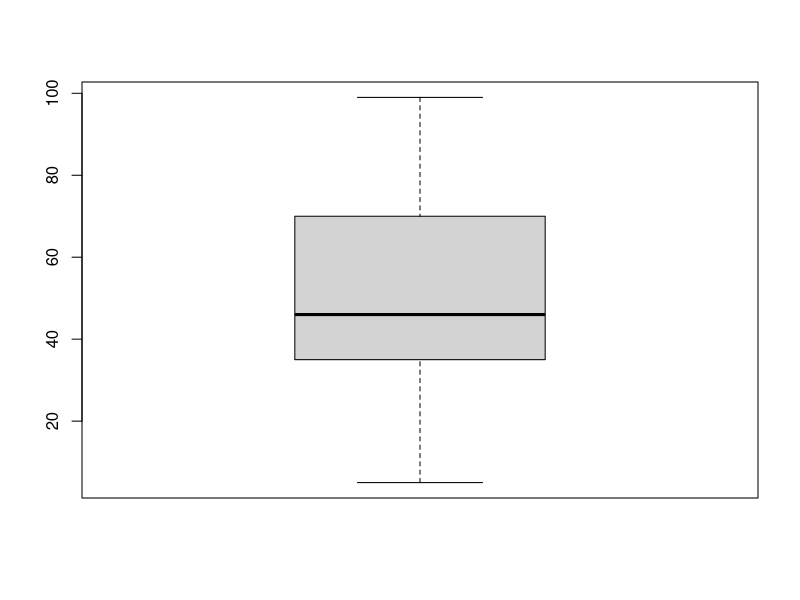
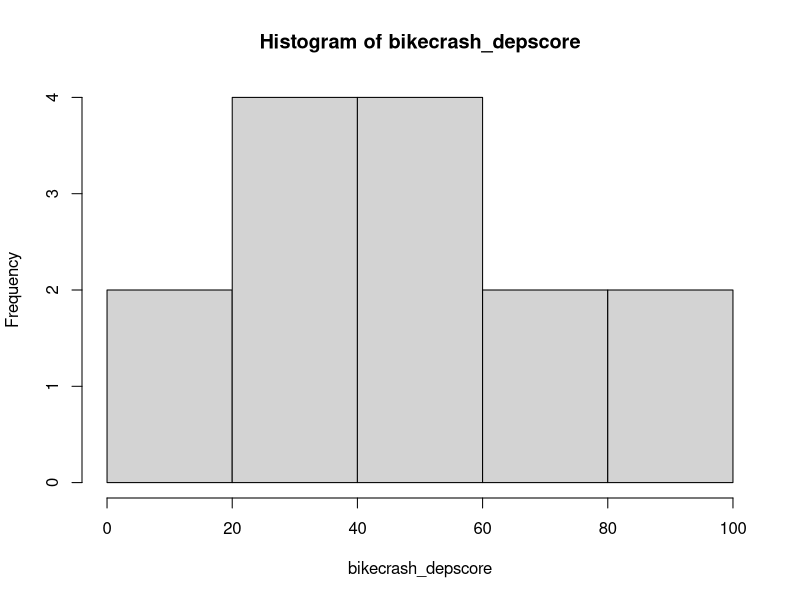
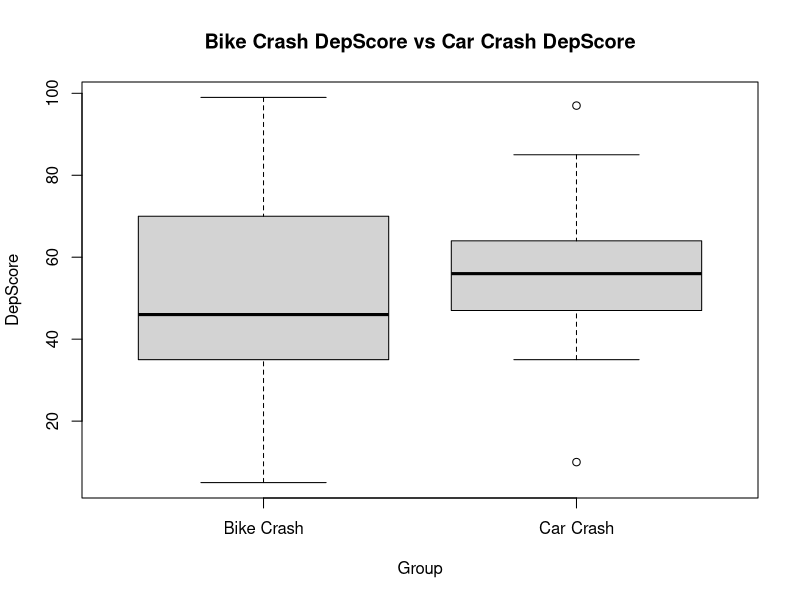
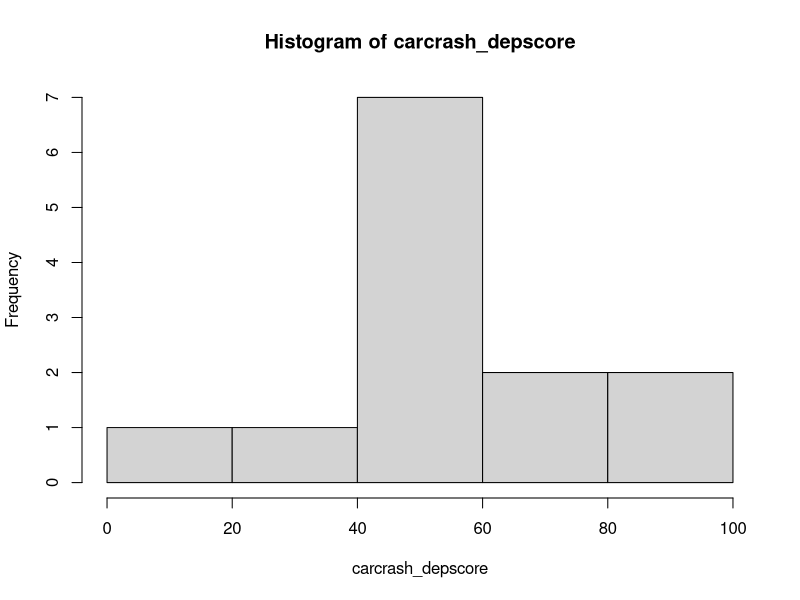

These charts were generated, in order, by the following R code:
## ---- chunk 1
bikecrash_depscore = c(45, 39, 25, 47, 49, 5, 70, 99, 74, 37, 99, 35, 8, 59)
mean(bikecrash_depscore)
median(bikecrash_depscore)
range(bikecrash_depscore)
sd(bikecrash_depscore)
#Like var, sd uses denominator n−1.
## ---- chunk 2
boxplot(bikecrash_depscore)
hist(bikecrash_depscore)
## ---- chunk 3
carcrash_depscore = c(67, 50, 85, 43, 64, 35, 47, 97, 58, 58, 10, 56, 50)
boxplot(bikecrash_depscore, carcrash_depscore, 
        xlab = "Group", ylab = "DepScore", 
        names = c("Bike Crash", "Car Crash"), 
        main = "Bike Crash DepScore vs Car Crash DepScore")
hist(carcrash_depscore)
